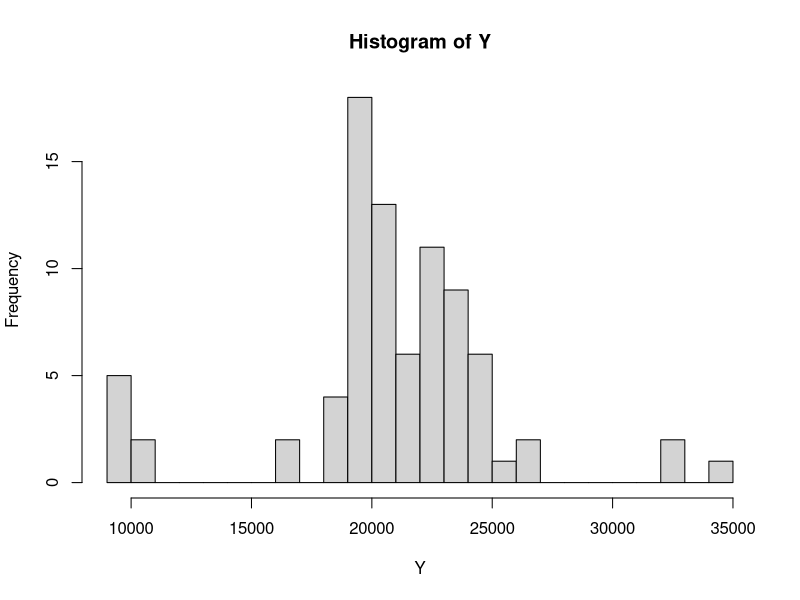
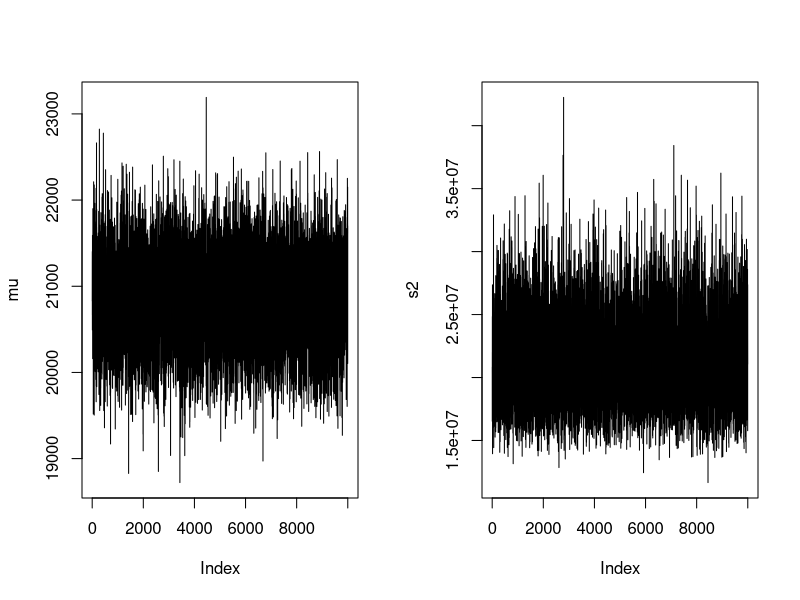
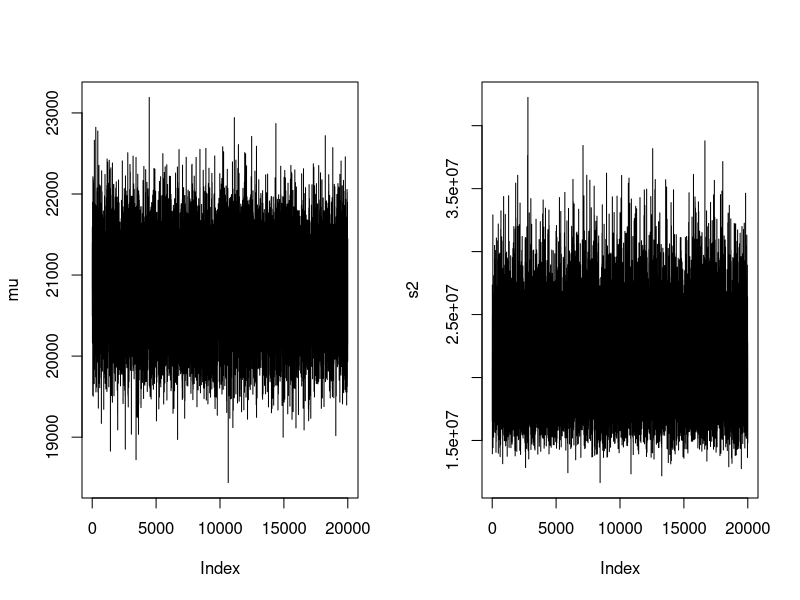
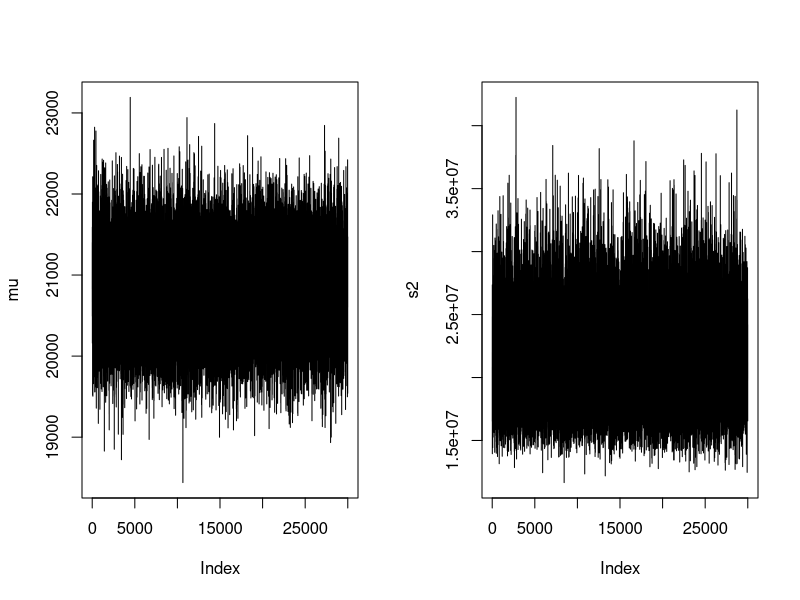
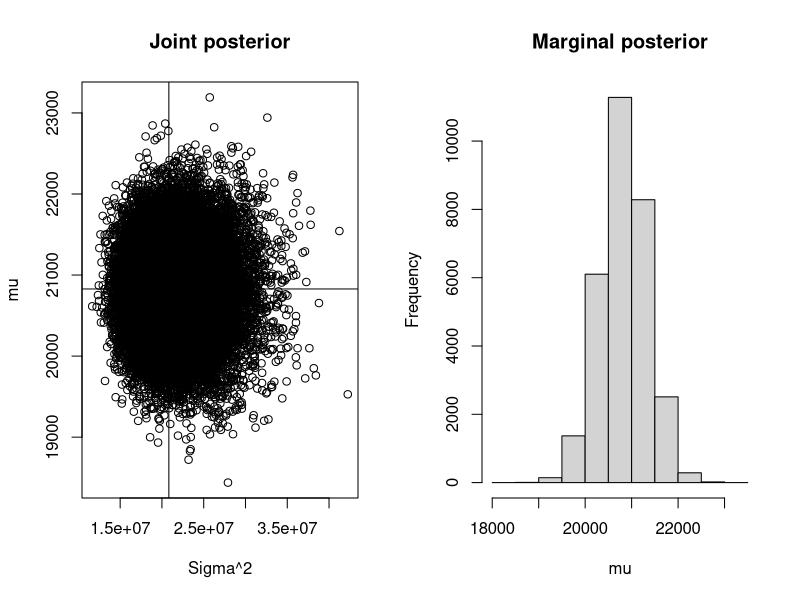
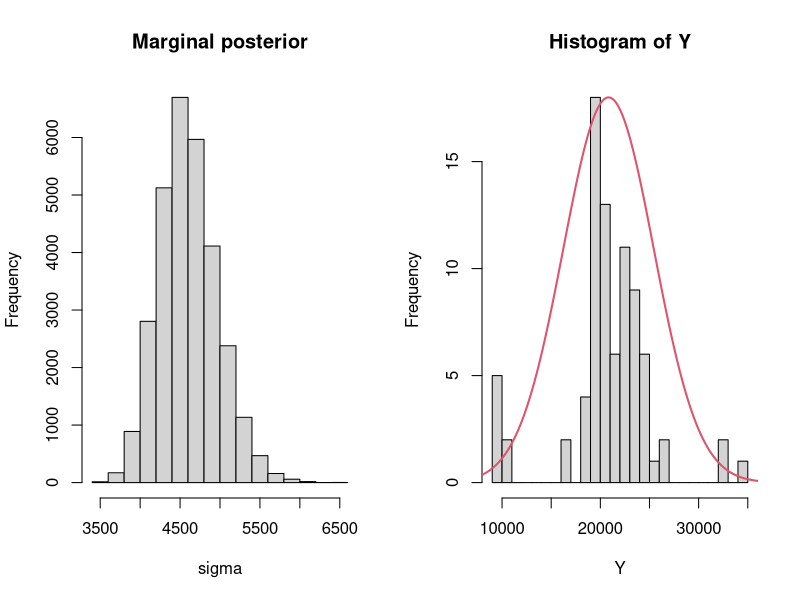

Reproduce these figures in R, in order.
#Gibbs sampling for a one sample t-test

library(MASS)
Y <- galaxies
n <- length(Y)
hist(Y,breaks=25)

m <- 0.01
a <- 0.01
b <- 0.01

n.iters <- 30000
keep.mu <- rep(0,n.iters)
keep.s2 <- rep(0,n.iters)

# Initial values
mu         <- mean(Y)
s2         <- var(Y)
keep.mu[1] <- mu
keep.s2[1] <- s2

for(iter in 2:n.iters){
  
  # sample mu|s2,Y
  
  MN  <- sum(Y)/(n+m)
  VR  <- s2/(n+m) 
  mu <- rnorm(1,MN,sqrt(VR))
  
  # sample s2|mu,Y
  
  A  <- a + n/2
  B  <- b + sum((Y-mu)^2)/2
  s2 <- 1/rgamma(1,A,B)
  
  # keep track of the results
  keep.mu[iter] <- mu
  keep.s2[iter] <- s2
  
  # Plot the samples every 10000 iterations
  if(iter%%10000==0){
    par(mfrow=c(1,2))
    plot(keep.mu[1:iter],type="l",ylab="mu")
    plot(keep.s2[1:iter],type="l",ylab="s2")
  }
}

plot(keep.s2,keep.mu,xlab="Sigma^2",ylab="mu",main="Joint posterior")
abline(mean(Y),0)
abline(v=var(Y))

hist(keep.mu,xlab="mu",main="Marginal posterior")

keep.s <- sqrt(keep.s2)
hist(keep.s,xlab="sigma",main="Marginal posterior")

mean(keep.mu)
quantile(keep.mu,c(0.025,0.975))
mean(keep.s2)
quantile(keep.s2,c(0.025,0.975))
mean(keep.s)
quantile(keep.s,c(0.025,0.975))


mu_hat  <- mean(keep.mu)
sig_hat <- mean(keep.s)
h       <- hist(Y,breaks=25)

y       <- seq(4000,40000,100)
d       <- dnorm(y,mu_hat,sig_hat)
d       <- max(h$count)*d/max(d)
lines(y,d,lwd=2,col=2)
